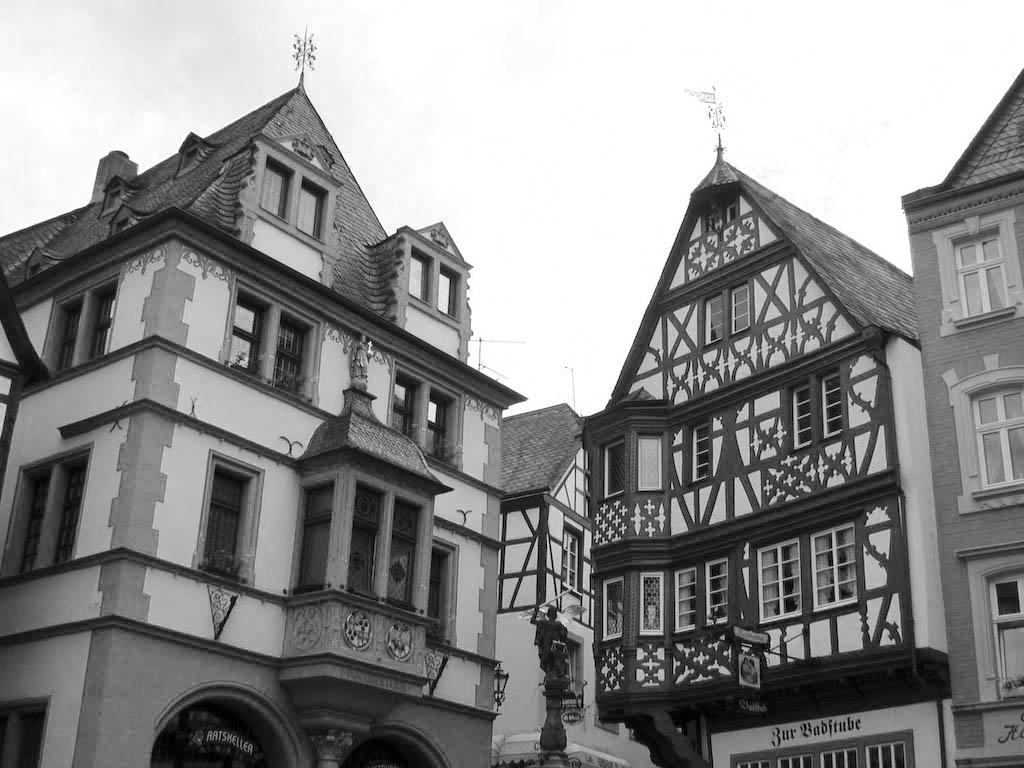
#> input picture 2016BEC035 Shubham Innani/14. Implement thresholding/image.jpg, 1024 x 768 px
$ python dip14.py
#> lines starting #> are read from the running program, lines starting #| are printed output that depends on the picture; after the words box and inside, x2 and y2 are one past the last pixel; in counts of white or black regions, pixels touching at a corner belong together
import cv2
import matplotlib.pyplot as plt

##Global Thresholding
img = cv2.imread('image.jpg',0)
#> img is the input picture: shape (768, 1024); min 0, max 255, mean 141.3
ret,thresh1 = cv2.threshold(img,127,255,cv2.THRESH_BINARY)
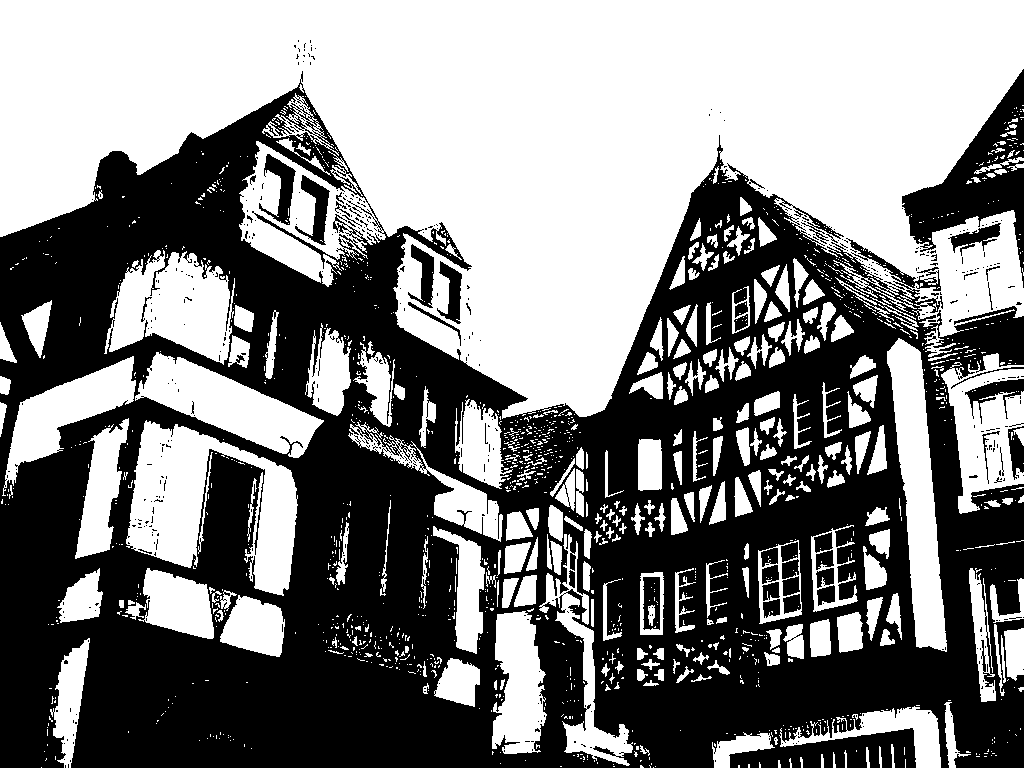
#> thresh1: shape (768, 1024); 50.9% white; 500 black regions (457 under 20 px), largest, box (x1, y1, x2, y2) and area: (0, 71, 1024, 768) 365178, (902, 69, 1024, 288) 9094, (259, 154, 296, 225) 1036
ret,thresh2 = cv2.threshold(img,127,255,cv2.THRESH_BINARY_INV)
ret,thresh3 = cv2.threshold(img,127,255,cv2.THRESH_TRUNC)
ret,thresh4 = cv2.threshold(img,127,255,cv2.THRESH_TOZERO)
ret,thresh5 = cv2.threshold(img,127,255,cv2.THRESH_TOZERO_INV)
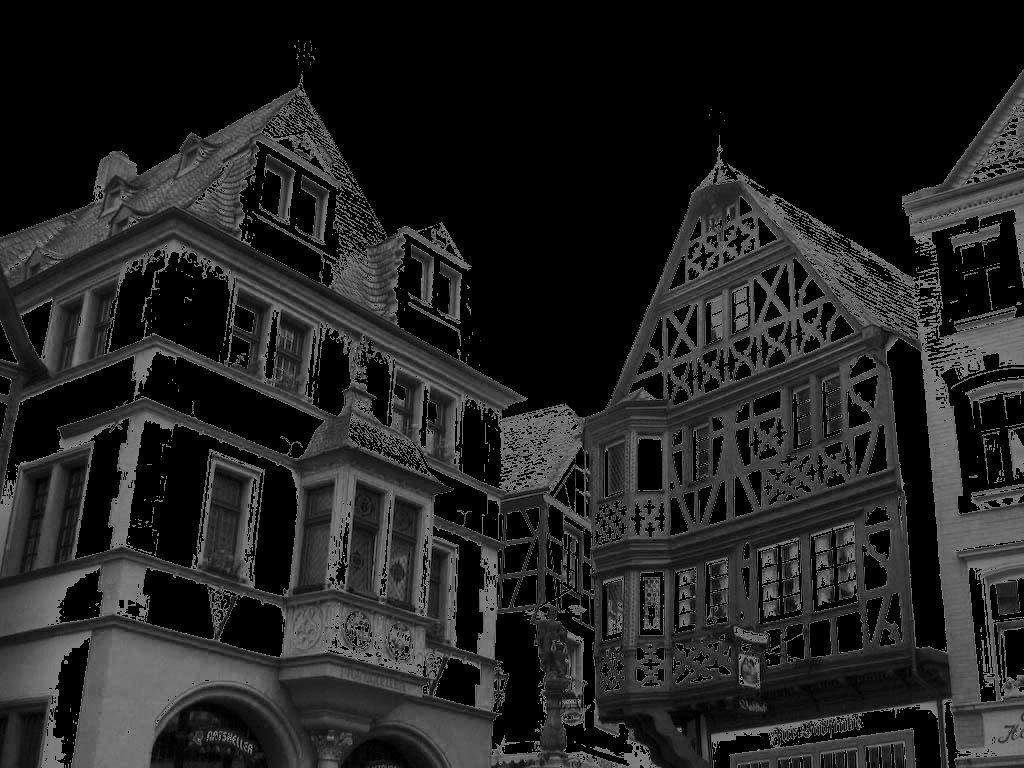
#> thresh5: shape (768, 1024); min 0, max 127, mean 33.5

titles = ['Original Image','Binary Thresholding','Inv_Binary','Trunc','ToZero','To_Inv_zero']
images = [img, thresh1, thresh2, thresh3, thresh4, thresh5]

for i in range(6):
    plt.subplot(2,3,i+1)
    plt.imshow(images[i],'gray')
    plt.title(titles[i])
    plt.xticks([]),plt.yticks([])
plt.show()


##Adaptive Thresholding
img = cv2.imread('dave.jpg',0)
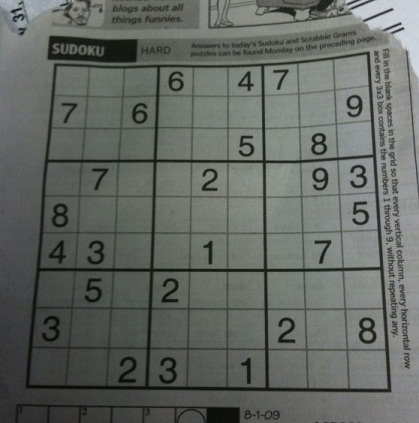
#> input picture 2016BEC035 Shubham Innani/14. Implement thresholding/dave.jpg, 419 x 423 px
#> img: shape (423, 419); min 5, max 218, mean 101.9
img = cv2.medianBlur(img,3)

ret,th1 = cv2.threshold(img,127,255,cv2.THRESH_BINARY)
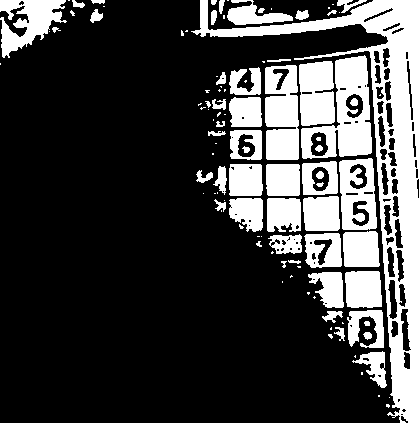
#> th1: shape (423, 419); 25.4% white; 107 white regions (52 under 20 px), largest, box (x1, y1, x2, y2) and area: (191, 0, 419, 423) 15085, (301, 55, 372, 159) 3620, (265, 65, 299, 160) 2801
th2 = cv2.adaptiveThreshold(img,255,cv2.ADAPTIVE_THRESH_MEAN_C,\
            cv2.THRESH_BINARY,11,2)
#> th2: shape (423, 419); 75.5% white; 1113 black regions (948 under 20 px), largest, box (x1, y1, x2, y2) and area: (25, 51, 392, 393) 16597, (208, 0, 402, 46) 2089, (47, 36, 138, 62) 1365
th3 = cv2.adaptiveThreshold(img,255,cv2.ADAPTIVE_THRESH_GAUSSIAN_C,\
            cv2.THRESH_BINARY,11,2)
#> th3: shape (423, 419); 78.8% white; 1397 black regions (1286 under 20 px), largest, box (x1, y1, x2, y2) and area: (25, 51, 392, 393) 14772, (208, 0, 374, 29) 1471, (47, 36, 138, 63) 1302

titles = ['Original Image', 'Global Thresholding (v = 127)',
            'Adaptive Mean Thresholding', 'Adaptive Gaussian Thresholding']
images = [img, th1, th2, th3]

for i in range(4):
    plt.subplot(2,2,i+1),plt.imshow(images[i],'gray')
    plt.title(titles[i])
    plt.xticks([]),plt.yticks([])
plt.show()


##Otsu Thresholding
img = cv2.imread('image.jpg',0)
# global thresholding
ret1,th1 = cv2.threshold(img,127,255,cv2.THRESH_BINARY)
# Otsu's thresholding
ret2,th2 = cv2.threshold(img,0,255,cv2.THRESH_BINARY+cv2.THRESH_OTSU)
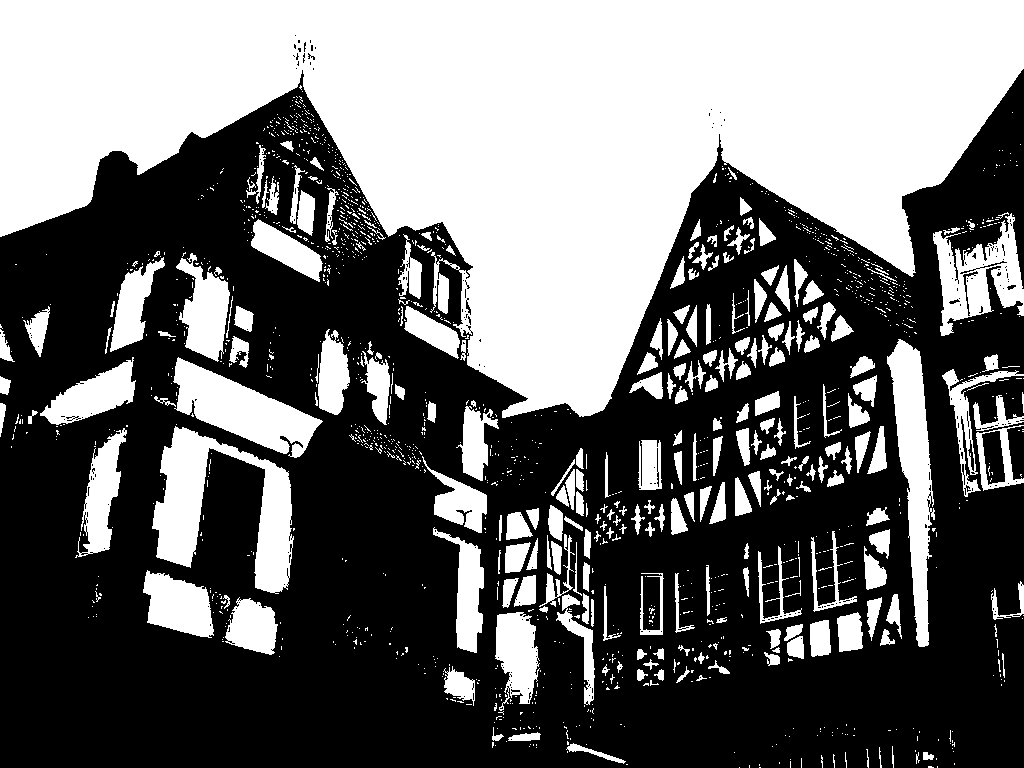
#> th2: shape (768, 1024); 42.4% white; 1572 white regions (1313 under 20 px), largest, box (x1, y1, x2, y2) and area: (0, 0, 1024, 418) 225751, (152, 426, 294, 594) 9845, (887, 339, 935, 647) 6932
#> ret2 = 152
# Otsu's thresholding after Gaussian filtering
blur = cv2.GaussianBlur(img,(5,5),0)
ret3,th3 = cv2.threshold(blur,0,255,cv2.THRESH_BINARY+cv2.THRESH_OTSU)
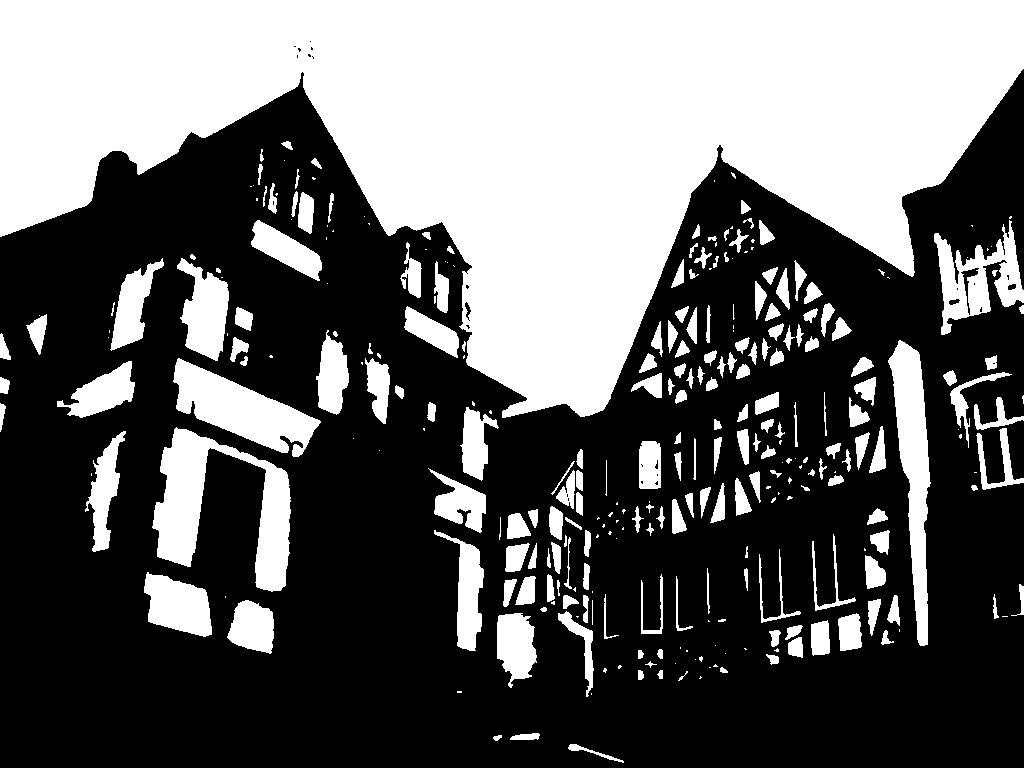
#> th3: shape (768, 1024); 39.6% white; 306 white regions (103 under 20 px), largest, box (x1, y1, x2, y2) and area: (0, 0, 1024, 418) 225293, (152, 427, 291, 592) 9361, (173, 358, 321, 457) 6555
#> ret3 = 156
# plot all the images and their histograms
images = [img, 0, th1,
          img, 0, th2,
          blur, 0, th3]

titles = ['Original Noisy Image','Histogram','Global Thresholding (v=127)',
          'Original Noisy Image','Histogram',"Otsu's Thresholding",
          'Gaussian filtered Image','Histogram',"Otsu's Thresholding"]

for i in range(3):
    plt.subplot(3,3,i*3+1)
    plt.imshow(images[i*3],'gray')
    plt.title(titles[i*3])
    plt.xticks([]), plt.yticks([])
    plt.subplot(3,3,i*3+2)
    plt.hist(images[i*3].ravel(),256)
    plt.title(titles[i*3+1])
    plt.xticks([]), plt.yticks([])
    plt.subplot(3,3,i*3+3)
    plt.imshow(images[i*3+2],'gray')
    plt.title(titles[i*3+2])
    plt.xticks([]), plt.yticks([])
plt.show()
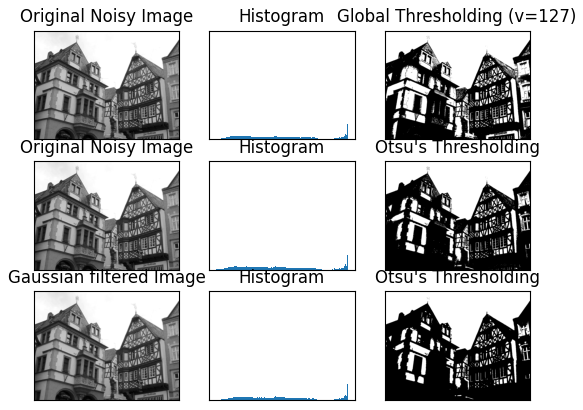
#> figure drawn by matplotlib, 9 panels
